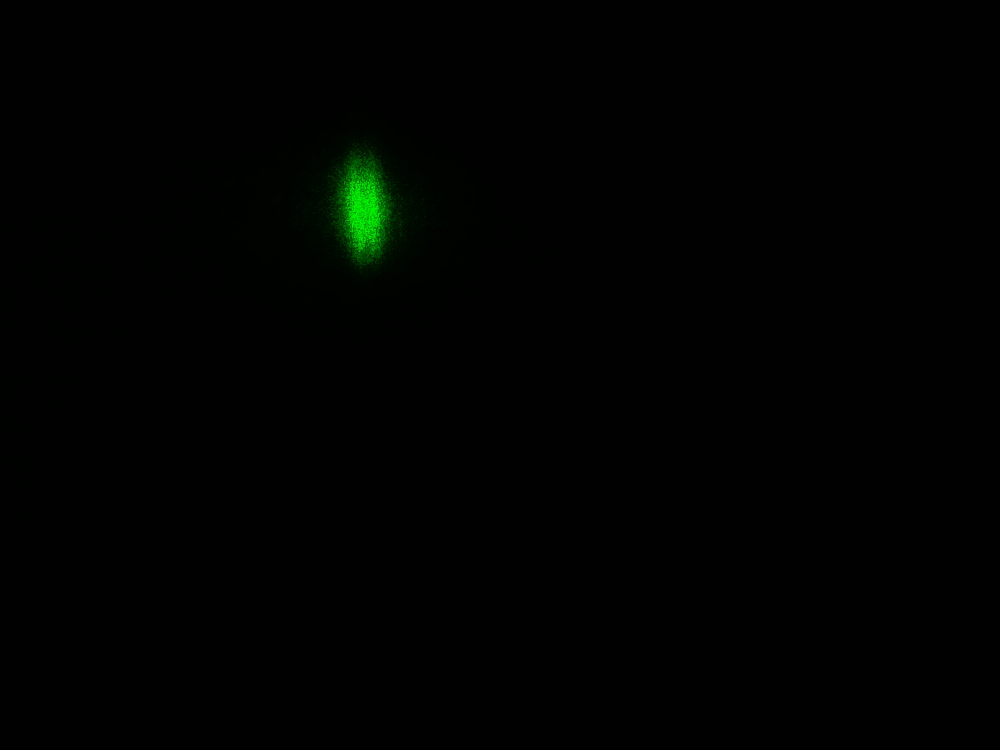
#> input picture python/SSP lab proj/Vikram_Mathin_SSPlabProj/calibration/greenlaser.jpg, 4000 x 3000 px (shown at 1/4 size)
$ python spectroscope.py
#> lines starting #> are read from the running program, lines starting #| are printed output that depends on the picture
inputname = 'greenlaser.jpg'
outputname = 'data.csv'
x1 = 1
y1 = 765
x2 = 2969
y2 = 916


# x = [1,2969]
if x1>x2 :
	d = x1
	x1 = x2
	x2 = d

if y1>y2 :
	d = y1
	y1 = y2
	y2 = d


from PIL import Image
import matplotlib.pyplot as plt
import matplotlib.image as mpimg
import numpy as np

img = Image.open(inputname)
#> img is the input picture: PIL image 4000x3000 RGB; mean R, G, B 0, 2.1, 0
img.load()
im = np.asarray(img)
im = im[:,:,0:3]
plt.figure(0)
plt.imshow(im)
plt.show(block = False)


im = im[(y1-1):y2,(x1-1):x2,:]
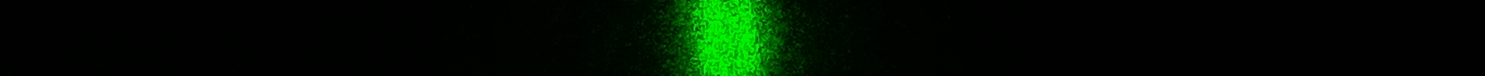
#> im: shape (152, 2969, 3) (shown at 1/2 size); mean R, G, B 0.4, 14.3, 0.4


plt.figure(1)
plt.imshow(im)
plt.show(block = False)


imR = np.mean(im[:,:,0],axis=0)
#> imR = 2969 values, max 12.03 at index 1409, min 0 at index 3, mean 0.418
imG = np.mean(im[:,:,1],axis=0)
#> imG = 2969 values, max 223.3 at index 1425, min 1 at index 2411, mean 14.29
imB = np.mean(im[:,:,2],axis=0)
#> imB = 2969 values, max 12.01 at index 1409, min 0 at index 0, mean 0.4


im = np.mean(im,axis = (0,2))
#> im = 2969 values, max 78.5 at index 1409, min 0.333 at index 2411, mean 5.03


np.savetxt(outputname,im,delimiter=',')

plt.figure(2)
plt.plot(im)


plt.show()
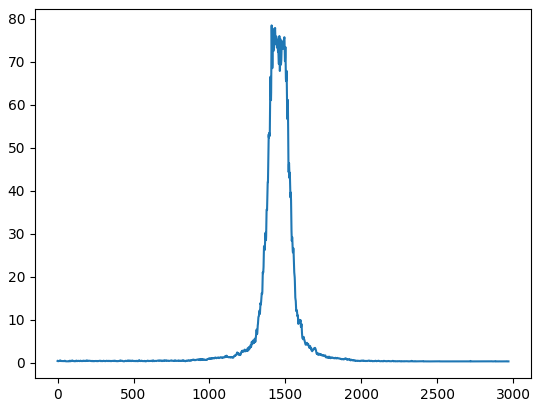
#> figure drawn by matplotlib, 1 panel; curve peaks at x = 1409, y = 78.5

$ run again, with python/SSP lab proj/Vikram_Mathin_SSPlabProj/calibration/torch.jpg copied over python/SSP lab proj/Vikram_Mathin_SSPlabProj/calibration/greenlaser.jpg
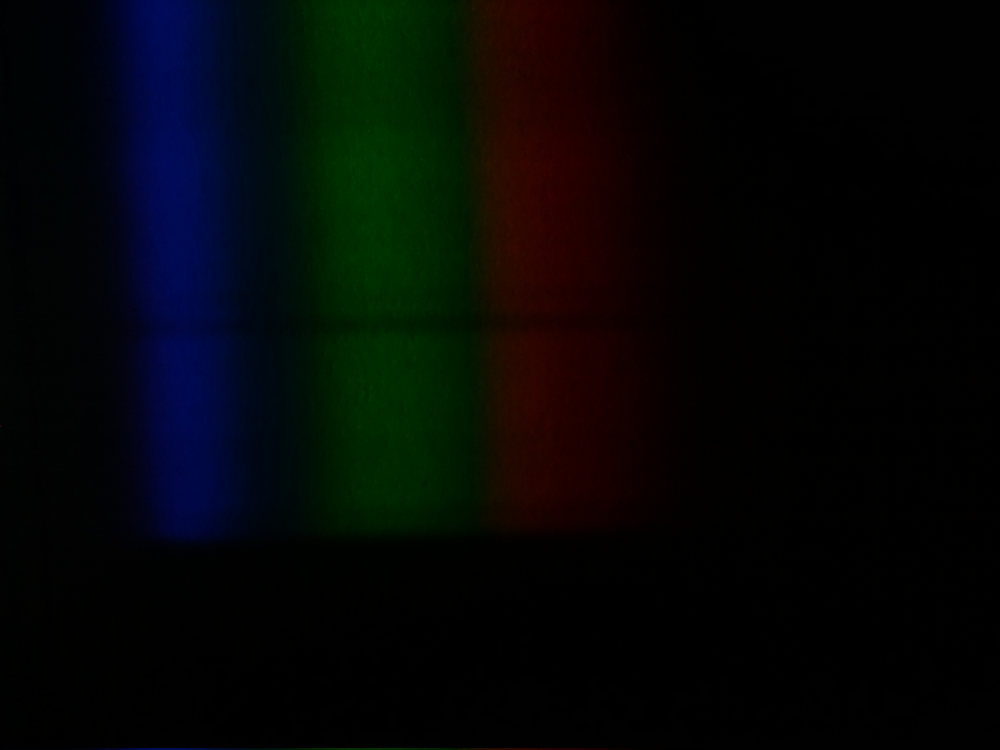
#> input picture python/SSP lab proj/Vikram_Mathin_SSPlabProj/calibration/torch.jpg, 4000 x 3000 px (shown at 1/4 size)
#> img is the input picture: PIL image 4000x3000 RGB; mean R, G, B 4.1, 6.5, 6.3
#> `im = im[(y1-1):y2,(x1-1):x2,:]`:
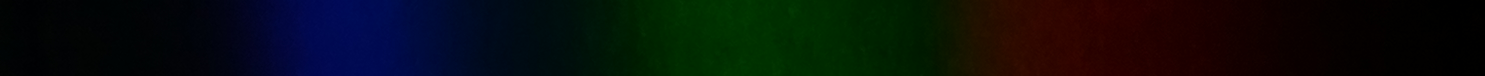
#> im: shape (152, 2969, 3) (shown at 1/2 size); mean R, G, B 8.6, 13.3, 12.8
#> imR = 2969 values, max 47.82 at index 2078, min 0 at index 820, mean 8.6
#> imG = 2969 values, max 50.91 at index 1495, min 0.0921 at index 2919, mean 13.3
#> imB = 2969 values, max 84.44 at index 702, min 0 at index 1322, mean 12.81
#> `im = np.mean(im,axis = (0,2))`: im = 2969 values, max 31.85 at index 702, min 0.0614 at index 2919, mean 11.57
#> `plt.show()`:
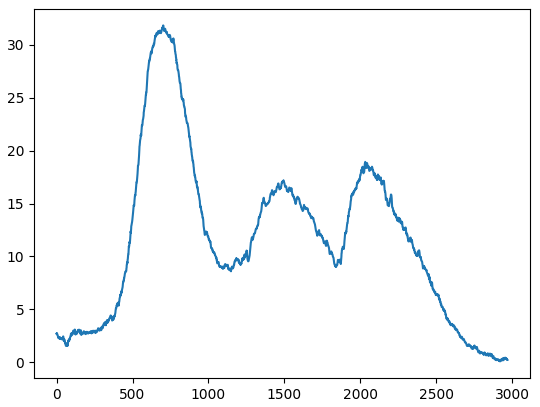
#> figure drawn by matplotlib, 1 panel; curve peaks at x = 702, y = 31.85
